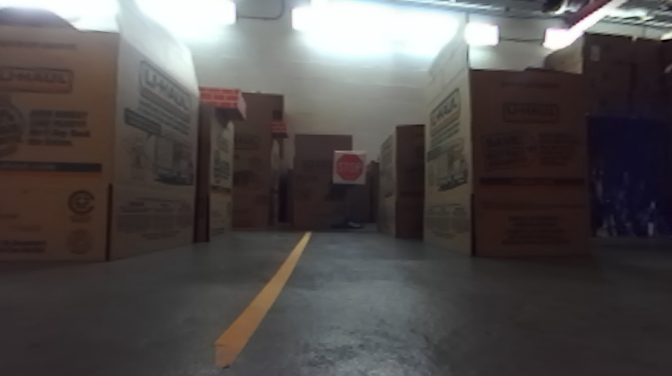
#> input picture final/city_driving/test_imgs/stop0.png, 672 x 376 px; its folder holds only this picture in this run
$ python color_segmentation.py
#> lines starting #> are read from the running program, lines starting #| are printed output that depends on the picture; after the words box and inside, x2 and y2 are one past the last pixel; in counts of white or black regions, pixels touching at a corner belong together
#> in test_segmentation, img is the input picture: shape (376, 672, 3); mean B, G, R 76.9, 77.5, 81.9
from turtle import down
import cv2
import numpy as np
import pdb
import os

#################### X-Y CONVENTIONS #########################
# 0,0  X  > > > > >
#
#  Y
#
#  v  This is the image. Y increases downwards, X increases rightwards
#  v  Please return bounding boxes as ((xmin, ymin), (xmax, ymax))
#  v
#  v
#  v
###############################################################
def image_print(img):
	"""
	Helper function to print out images, for debugging. Pass them in as a list.
	Press any key to continue.
	"""
	winname = "Image"
	cv2.namedWindow(winname)        # Create a named window
	cv2.moveWindow(winname, 40,30)  # Move it to (40,30)
	cv2.imshow(winname, img)
	cv2.waitKey(0)
	cv2.destroyAllWindows()

def cd_color_segmentation(img, y_cutoff=0):
    """
    Implement the cone detection using color segmentation algorithm
    Input:
        img: np.3darray; the input image with a cone to be detected. BGR.
        template_file_path; Not required, but can optionally be used to automate setting hue filter values.
    Return:
        bbox: ((x1, y1), (x2, y2)); the bounding box of the cone, unit in px
                (x1, y1) is the top left of the bbox and (x2, y2) is the bottom right of the bbox
    """
#> called with y_cutoff = 0
    if img is None:
    	return None
    h,w = img.shape[:2]
#> h = 376; w = 672
    start_y = 280
    end_y = 330
    cropped_im = img.copy()
    cv2.rectangle(cropped_im, (0,0), (w, start_y), (255, 255, 255), -1)
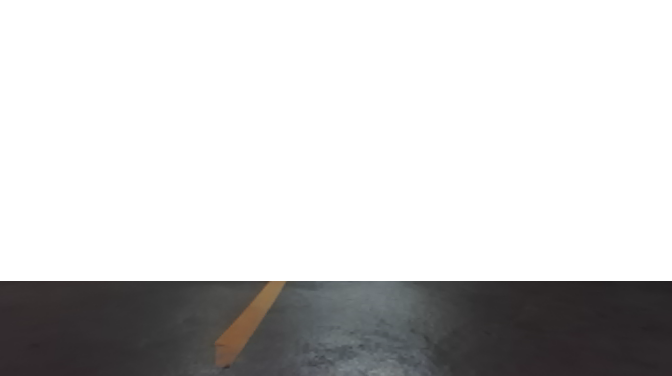
#> cropped_im: shape (376, 672, 3); mean B, G, R 206.3, 206.2, 206.7
    cv2.rectangle(cropped_im, (0, end_y), (w, h), (255, 255, 255), -1)
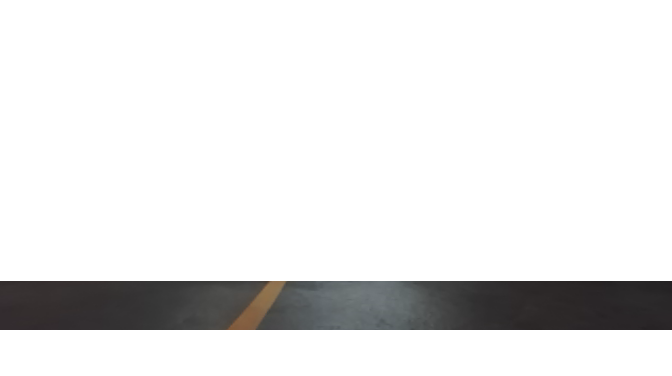
#> cropped_im: shape (376, 672, 3); 12.23% of pixels changed, all inside (x1, y1, x2, y2) = (0, 330, 672, 376)

    # Change color space to HSV
    hsv_img = cv2.cvtColor(cropped_im, cv2.COLOR_BGR2HSV)
#> hsv_img: shape (376, 672, 3); mean H, S, V 9.7, 2.7, 230.5

    # Erode TODO: RE-TUNE THESE VALUES
    cropped_im = cv2.erode(cropped_im, np.ones((8, 8), 'uint8'), iterations=1)
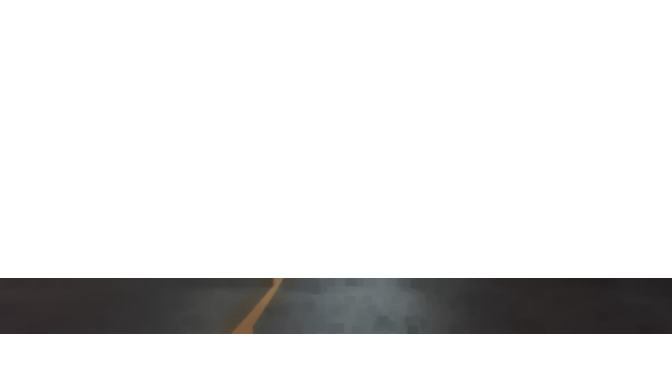
#> cropped_im: shape (376, 672, 3); mean B, G, R 225.9, 225.9, 226.1
    cropped_im = cv2.dilate(cropped_im, np.ones((16,16), 'uint8'), iterations=1)
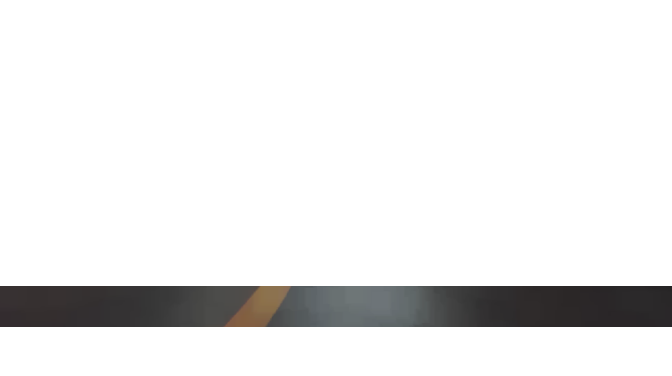
#> cropped_im: shape (376, 672, 3); mean B, G, R 234.2, 234.3, 234.5

    # Filter HSV values to get one with the orange line color, creating mask while doing so
    sensitivity = 80
    # [Hue, Saturation, Value]
    # Bright orange
    # orange_min = np.array([5, 170, 170],np.uint8)
    # orange_max = np.array([100, 255, 255],np.uint8)
    # Light orange
    orange_min = np.array([10, 120, 20],np.uint8)
    orange_max = np.array([25, 255, 255],np.uint8)
    mask = cv2.inRange(hsv_img, orange_min, orange_max)
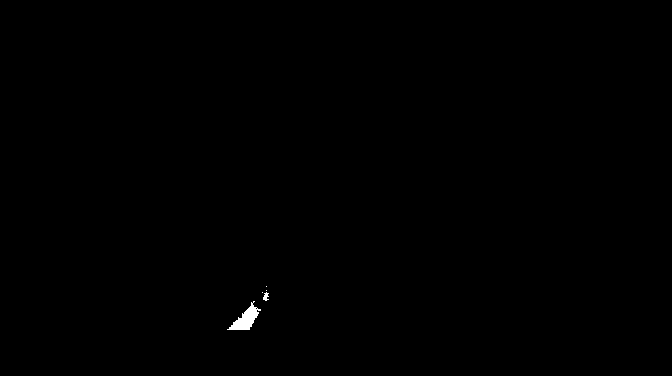
#> mask: shape (376, 672); 0.17% white; 5 white regions (3 under 20 px)

    contours, hierarchy = cv2.findContours(mask,cv2.RETR_LIST,cv2.CHAIN_APPROX_SIMPLE)[-2:]
#> contours = 6 contours, 4 with area under 20; largest, box (x1, y1, x2, y2) and area: (227, 301, 261, 330) 352, (263, 292, 269, 301) 22
    max_h, max_w, best_x, best_y = 0, 0, 0, 0
    for c in contours:
        x,y,w,h = cv2.boundingRect(c)
        if w * h > max_w * max_h:
            max_h = h
            max_w = w
            best_x = x
            best_y = y
#> this loop made 6 passes
#> (c, x, y, w, h, max_h, max_w, best_x) on pass 1: ([[255, 308], [256, 307], [257, 308], [256, 309]], 255, 307, 3, 3, 3, 3, 255)
#> (x, y, w, h, max_h, max_w, best_x, best_y) on pass 2: (227, 301, 34, 29, 29, 34, 227, 301)
#> after the loop, best_x = 227; best_y = 301; max_h = 29; max_w = 34

    # cv2.rectangle(mask,(best_x,best_y),(best_x+max_w,best_y+max_h),(255,0,0),1)

    bounding_box = ((best_x,best_y),(best_x+max_w,best_y+max_h))
#> bounding_box = ((227, 301), (261, 330))
    # image_print(img)
    # image_print(mask)

    # Return bounding box
    return bounding_box, mask

def test_segmentation():
    base_path = os.path.abspath(os.getcwd()) + "/../test_imgs/"
    end = 8
    # [4 lines of commented-out code are left out]

    for i in range(0, end):
        img = cv2.imread(base_path + 'stop' + str(i) + ".png")
        bounding_box, mask = cd_color_segmentation(img)
#> bounding_box = ((227, 301), (261, 330))
        image_print(img)
        # [6 lines of commented-out code are left out]
        cv2.rectangle(img, bounding_box[0], bounding_box[1], (255,0,0), 1)
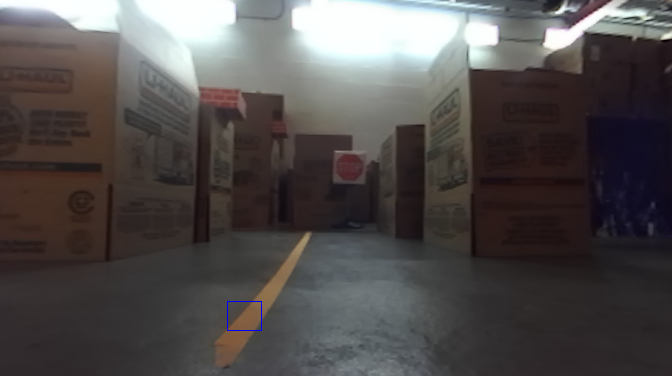
#> img: shape (376, 672, 3); 0.05% of pixels changed, all inside (x1, y1, x2, y2) = (227, 301, 262, 331)
        tlx, tly = bounding_box[0] # top left
#> tlx = 227; tly = 301
        brx, bry = bounding_box[1] # back right
#> brx = 261; bry = 330
        center_x, center_y = (brx - tlx)/2.0 + tlx, bry
#> center_x = 244; center_y = 330
        cv2.circle(img, (int(center_x), int(center_y)), radius=4, color=(255, 0, 0), thickness=-1)
#> img: shape (376, 672, 3); 0.02% of pixels changed, all inside (x1, y1, x2, y2) = (241, 326, 248, 335)
        image_print(img)
        # cv2.imwrite(base_path + "/line_masks/mask" + str(i) + ".jpg", mask)

#> (the run stopped early here; a loop or call above may not have finished)
